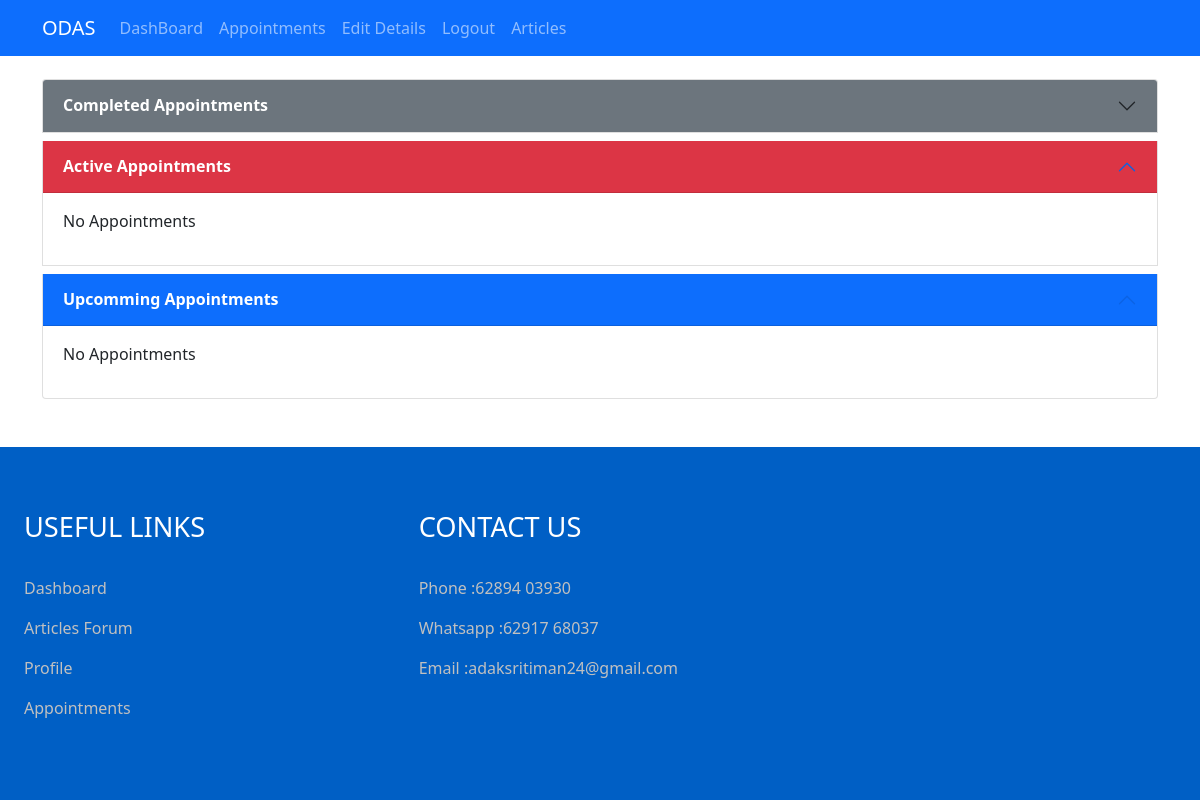
Before: /appointments/doctor/ (signed in) with the older database file.
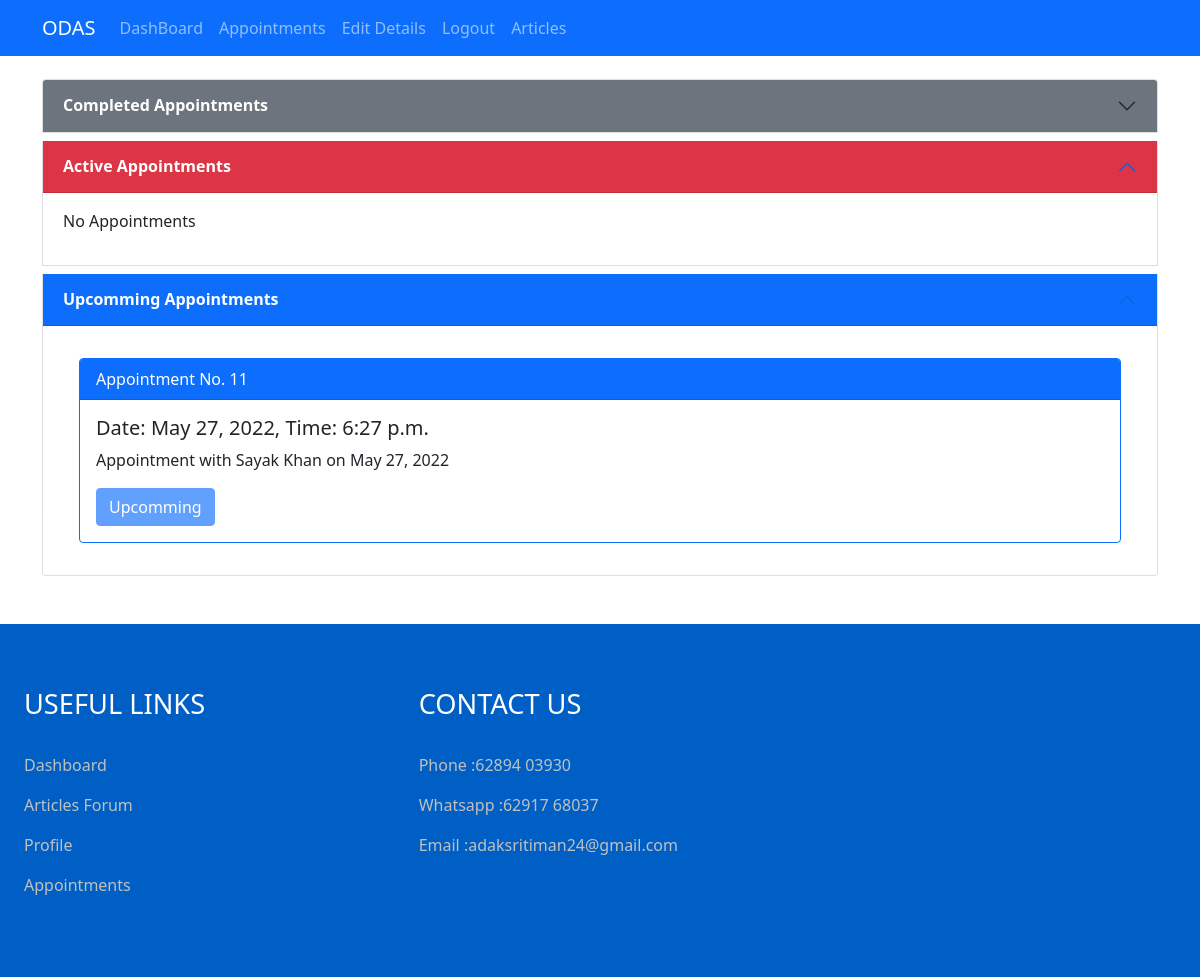
After: the same page with the newer database file.
### mainapp/models.py (models this page shows)
class Appointment(models.Model):
    STATUS = [
        ("finished","finished"),
        ("upcomming","upcomming"),
        ("ongoing","ongoing"),
    ]
    patient = models.ForeignKey(Patient, on_delete=models.CASCADE)
    doctor = models.ForeignKey(Doctor, on_delete=models.CASCADE)
    date = models.DateField(null=True, blank=True)
    time = models.TimeField(null=True, blank=True)
    date_time_start = models.DateTimeField(null=True, blank=True)
    date_time_end = models.DateTimeField(null=True, blank=True)
    status = models.CharField(null = True, blank = True, max_length=20, choices=STATUS)
    prescription = models.FileField(upload_to='prescriptions/%Y/%m/%d', null=True, blank=True)

### mainapp/views.py (the view, shortened to what this page needs)
# urls.py: path('appointments/doctor/',views.DoctorAppointmentPage.as_view(), name="d_app"),
class DoctorAppointmentPage(View):
    def get(self,request):
        currentTime = timezone.make_aware(datetime.now())
        appointments = Appointment.objects.filter(doctor = request.user)
        app_over = appointments.filter(Q(date_time_end__lt = currentTime))
        app_active = appointments.filter(Q(date_time_end__gte = currentTime) & Q(date_time_start__lte = currentTime))
        app_upcomming = appointments.filter(Q(date_time_start__gt = currentTime))
        context = {
            'appointments': appointments,
            'app_over' : app_over,
            'app_active' : app_active,
            'app_upcomming' : app_upcomming
        }
        return render(request,"doctor/doctor-appointment.html",context= context)

### templates/doctor/doctor-appointment.html (shortened to what this page needs)
{% extends "doctor/base.html" %}
{% block content %}
<div class="container mb-5">
  <div class="row mt-4">
    <div class="accordion" id="accordionPanelsStayOpenExample">
      <div class="accordion-item mb-2">
        <h2 class="accordion-header" id="panelsStayOpen-headingOne">
          <button class="accordion-button collapsed bg-secondary text-white" type="button" data-bs-toggle="collapse" data-bs-target="#panelsStayOpen-collapseOne" aria-expanded="false" aria-controls="panelsStayOpen-collapseOne">
            <b>Completed Appointments</b>
          </button>
        </h2>
      </div>
      <div class="accordion-item mb-2">
        <h2 class="accordion-header" id="panelsStayOpen-headingTwo">
          <button class="accordion-button bg-danger text-white" type="button" data-bs-toggle="collapse" data-bs-target="#panelsStayOpen-collapseTwo" aria-expanded="true" aria-controls="panelsStayOpen-collapseTwo">
            <b>Active Appointments</b>
          </button>
        </h2>
        <div id="panelsStayOpen-collapseTwo" class="accordion-collapse collapse show" aria-labelledby="panelsStayOpen-headingTwo">
          <div class="accordion-body" id="app-schedule-active">
            {% if app_active %}
            {% for appointment in app_active %}
                <div class="card m-3 border-danger">
                  <div class="card-header">
                    Appointment No. {{appointment.id}} <span class="text-danger m-4"><i class="bi bi-record-circle"></i><b> Active Now</b></span>
                  </div>
                  <div class="card-body">
                    <div class="row">
                      <div class="col-md-8">
                        <h5 class="card-title">Date: {{appointment.date}}, Time: {{appointment.time}}</h5>
                        <p class="card-text">Appointment with {{appointment.patient.first_name}} {{appointment.patient.last_name}} on {{appointment.date}}</p>
                        <a href="{% url 'main-chat-view' appointment.id %}" class="btn btn-success" target="_blank">Start Appointment</a>
                        <button onclick="fetchPatientReports('{{appointment.patient.id}}')" class="btn btn-outline-info btn-sm">View Reports</button>
                      </div>
                      {% include 'doctor/prescription-control.html'%}
                    </div>
                    </div>
                </div>
            {% endfor %}
            {% else %}
                <div><p>No Appointments</p></div>
            {% endif %}
          </div>
        </div>
      </div>
      <div class="accordion-item">
        <h2 class="accordion-header" id="panelsStayOpen-headingThree">
          <button class="accordion-button bg-primary text-white" type="button" data-bs-toggle="collapse" data-bs-target="#panelsStayOpen-collapseThree" aria-expanded="true" aria-controls="panelsStayOpen-collapseThree">
            <b>Upcomming Appointments</b>
          </button>
        </h2>
        <div id="panelsStayOpen-collapseThree" class="accordion-collapse collapse show" aria-labelledby="panelsStayOpen-headingThree">
          <div class="accordion-body" id="app-schedule-upcomming">
            {% if app_upcomming %}
            {% for appointment in app_upcomming %}
                <div class="card m-3 border-primary">
                  <div class="card-header bg-primary text-white">
                    Appointment No. {{appointment.id}}
                  </div>
                  <div class="card-body">
                    <h5 class="card-title">Date: {{appointment.date}}, Time: {{appointment.time}}</h5>
                    <p class="card-text">Appointment with {{appointment.patient.first_name}} {{appointment.patient.last_name}} on {{appointment.date}}</p>
                    <a href="{% url 'main-chat-view' appointment.id %}" class="btn btn-primary disabled" target="_blank">Upcomming</a>
                  </div>
                </div>
            {% endfor %}
            {% else %}
                <div><p>No Appointments</p></div>
            {% endif %}
          </div>
        </div>
      </div>
    </div>
  </div>
</div>
{% endblock %}

Changed rows visible on the page:
added Appointment: id "11", date "May 27, 2022", time "6:27 p.m.", patient.first_name "Sayak", patient.last_name "Khan"
Other visible differences:
text no longer shown: "No Appointments"
